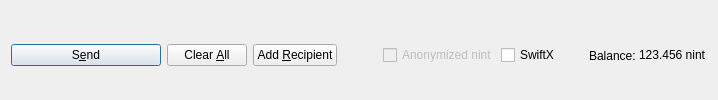
         <widget class="QFrame" name="frame_Send">
          <layout class="QHBoxLayout" name="horizontalLayout">
           <property name="bottomMargin">
            <number>0</number>
           </property>
           <item>
            <widget class="QPushButton" name="sendButton">
             <property name="minimumSize">
              <size>
               <width>150</width>
               <height>0</height>
              </size>
             </property>
             <property name="toolTip">
              <string>Confirm the send action</string>
             </property>
             <property name="text">
              <string>S&amp;end</string>
             </property>
             <property name="icon">
              <iconset resource="../nint.qrc">
               <normaloff>:/icons/send</normaloff>:/icons/send</iconset>
             </property>
             <property name="autoDefault">
              <bool>false</bool>
             </property>
             <property name="default">
              <bool>true</bool>
             </property>
            </widget>
           </item>
           <item>
            <widget class="QPushButton" name="clearButton">
             <property name="sizePolicy">
              <sizepolicy hsizetype="Minimum" vsizetype="Fixed">
               <horstretch>0</horstretch>
               <verstretch>0</verstretch>
              </sizepolicy>
             </property>
             <property name="toolTip">
              <string>Clear all fields of the form.</string>
             </property>
             <property name="text">
              <string>Clear &amp;All</string>
             </property>
             <property name="icon">
              <iconset resource="../nint.qrc">
               <normaloff>:/icons/remove</normaloff>:/icons/remove</iconset>
             </property>
             <property name="autoDefault">
              <bool>false</bool>
             </property>
            </widget>
           </item>
           <item>
            <widget class="QPushButton" name="addButton">
             <property name="toolTip">
              <string>Send to multiple recipients at once</string>
             </property>
             <property name="text">
              <string>Add &amp;Recipient</string>
             </property>
             <property name="icon">
              <iconset resource="../nint.qrc">
               <normaloff>:/icons/add</normaloff>:/icons/add</iconset>
             </property>
             <property name="autoDefault">
              <bool>false</bool>
             </property>
            </widget>
           </item>
           <item>
            <spacer name="horizontalSpacer">
             <property name="orientation">
              <enum>Qt::Horizontal</enum>
             </property>
             <property name="sizeHint" stdset="0">
              <size>
               <width>40</width>
               <height>20</height>
              </size>
             </property>
            </spacer>
           </item>
           <item>
            <layout class="QHBoxLayout" name="horizontalLayout_2">
             <property name="spacing">
              <number>3</number>
             </property>
             <item>
              <widget class="QCheckBox" name="checkzECA">
               <property name="enabled">
                <bool>false</bool>
               </property>
               <property name="text">
                <string>Anonymized nint</string>
               </property>
              </widget>
             </item>
             <item>
              <widget class="QCheckBox" name="checkSwiftTX">
               <property name="enabled">
                <bool>true</bool>
               </property>
               <property name="minimumSize">
                <size>
                 <width>85</width>
                 <height>0</height>
                </size>
               </property>
               <property name="text">
                <string>SwiftX</string>
               </property>
              </widget>
             </item>
             <item>
              <widget class="QLabel" name="label">
               <property name="text">
                <string>Balance:</string>
               </property>
              </widget>
             </item>
             <item>
              <widget class="QLabel" name="labelBalance">
               <property name="sizePolicy">
                <sizepolicy hsizetype="Preferred" vsizetype="Fixed">
                 <horstretch>0</horstretch>
                 <verstretch>0</verstretch>
                </sizepolicy>
               </property>
               <property name="cursor">
                <cursorShape>IBeamCursor</cursorShape>
               </property>
               <property name="text">
                <string notr="true">123.456 nint</string>
               </property>
               <property name="textInteractionFlags">
                <set>Qt::LinksAccessibleByMouse|Qt::TextSelectableByKeyboard|Qt::TextSelectableByMouse</set>
               </property>
              </widget>
             </item>
            </layout>
           </item>
          </layout>
         </widget>
